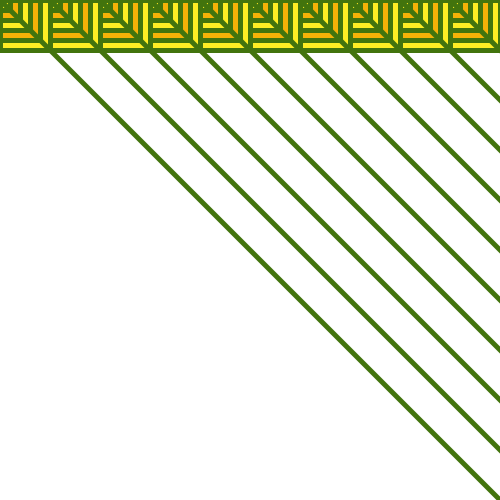
Frame 1 (no input)
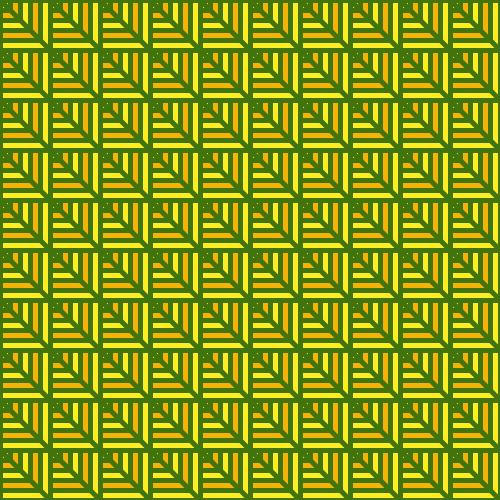
Frame 60 (the mouse pressed at the canvas centre just before this capture)
Frame 120 (the mouse held since frame 60 and released just before this capture): identical to frame 60, image omitted

The Processing sketch that drew these frames (run headless with seeded random() and noise(); from frame 60 on, the mouse is pressed at the canvas centre):

// Processing sketch: processing_27540
// ── processing_27540.pde

int x=0;
int y=0;
int z=50;
int a=100;

void setup(){
  size (500,500);
  background (255);
  
  }
  void draw(){
   
  for (int i=0; i<10; i++){
    fill(255,237,36);
    stroke(66,116,13);
    strokeWeight (5);
    rect(x,y,50,50);
    fill(245,178,7);
    rect(x,y,40,40);
    fill(255,237,36);
    rect(x,y,30,30);
    fill(245,178,7);
    rect(x,y,20,20);
     fill(255,237,36);
    rect(x,y,10,10);
    line(x,y,x+500,y+500);
    x=x+50;
    y=y;
   
   if (x>499){
   
   y=y+50;
   x=0;}
       
}


  }
